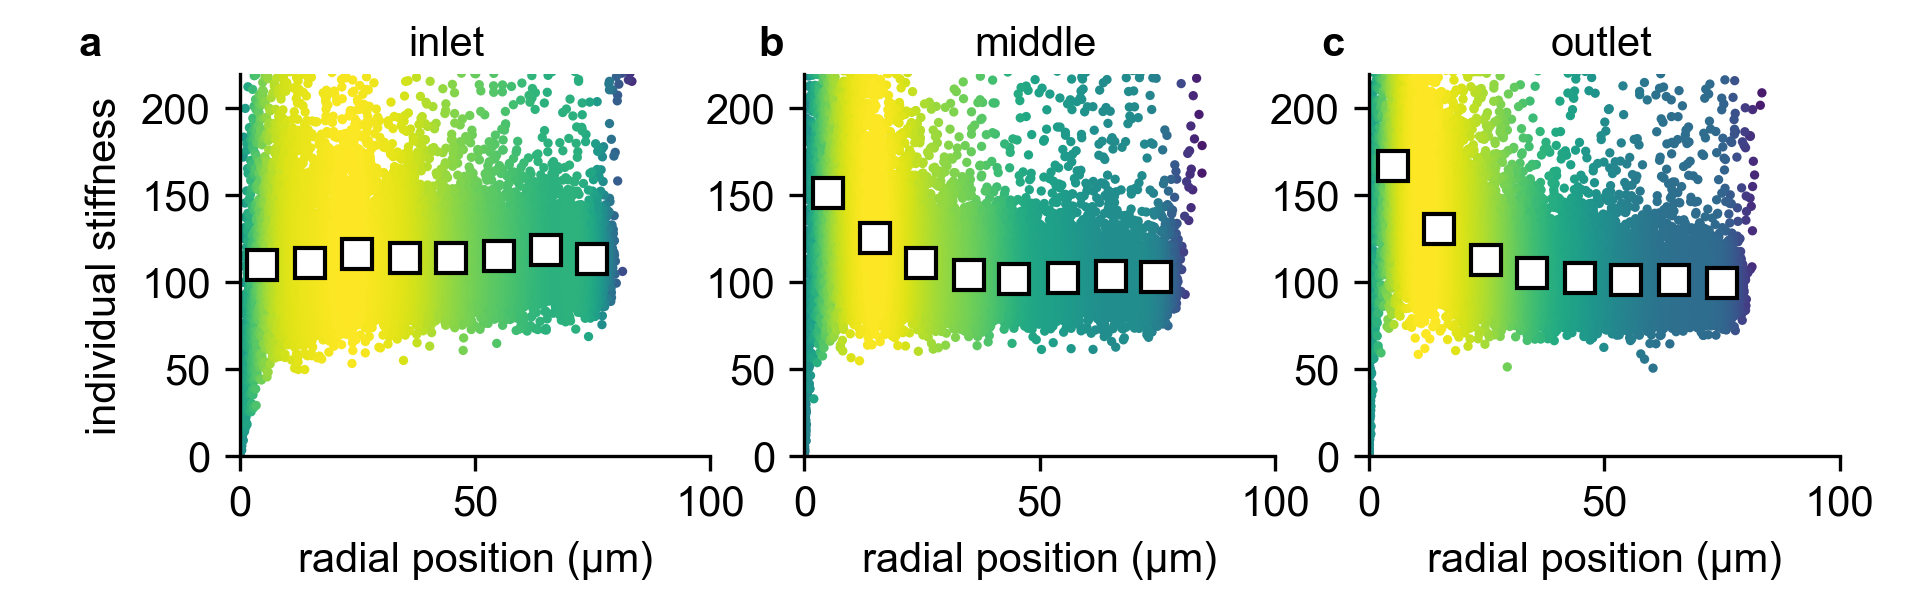

Write the Python code that produced this figure.
# -*- coding: utf-8 -*-
import matplotlib.pyplot as plt
from matplotlib.backends.backend_pdf import PdfPages
from scripts.helper_functions import getInputFile, getConfig, getData
from scripts.helper_functions import refetchTimestamps, getVelocity, filterCells, correctCenter, getStressStrain, fitStiffness
from scripts.helper_functions import initPlotSettings, plotVelocityProfile, plotStressStrain, plotMessurementStatus
from scripts.helper_functions import storeEvaluationResults, load_all_data
import numpy as np

import tqdm
import pandas as pd
import matplotlib.pyplot as plt
from scipy.optimize import curve_fit
from scipy.stats import gaussian_kde
import glob
import pylustrator
pylustrator.start()

pressure = 3
data1, config1 = load_all_data([
    r"\\131.188.117.96\biophysDS\emirzahossein\microfluidic cell rhemeter data\microscope4\2020_july\2020_07_29_aslginate2%_NIH_diff_x_position_2\inlet\[0-9]\*_result.txt",
    r"\\131.188.117.96\biophysDS\emirzahossein\microfluidic cell rhemeter data\microscope4\2020_july\2020_07_29_aslginate2%_NIH_diff_x_position_3\inlet\[0-9]\*_result.txt",
            ], pressure=pressure)

data2, config2 = load_all_data([
    r"\\131.188.117.96\biophysDS\emirzahossein\microfluidic cell rhemeter data\microscope4\2020_july\2020_07_29_aslginate2%_NIH_diff_x_position_2\middle\[0-9]\*_result.txt",
    r"\\131.188.117.96\biophysDS\emirzahossein\microfluidic cell rhemeter data\microscope4\2020_july\2020_07_29_aslginate2%_NIH_diff_x_position_3\middle\[0-9]\*_result.txt",
            ], pressure=pressure)

data3, config3 = load_all_data([
    r"\\131.188.117.96\biophysDS\emirzahossein\microfluidic cell rhemeter data\microscope4\2020_july\2020_07_29_aslginate2%_NIH_diff_x_position_2\outlet\[0-9]\*_result.txt",
    r"\\131.188.117.96\biophysDS\emirzahossein\microfluidic cell rhemeter data\microscope4\2020_july\2020_07_29_aslginate2%_NIH_diff_x_position_3\outlet\[0-9]\*_result.txt",
            ], pressure=pressure)

def velfit(config, r):  # for stress versus strain
    p0, p1, p2 = config["vel_fit"]
    R = config["channel_width_m"] / 2 * 1e6
    return p0 * (1 - np.abs((r) / R) ** p1)

def getVelGrad(config, r):
    p0, p1, p2 = config["vel_fit"]
    r = r * 1e-6
    p0 = p0 * 1e-3
    r0 = 100e-6
    return - (p1 * p0 * (np.abs(r) / r0) ** p1) / r

def omega(x, p=52.43707149):
    return 0.25 * x
    #return 0.25 * p * (1 - np.exp(-x / p))

v1 = velfit(config1, data1.rp)
w1 = omega(np.abs(getVelGrad(config1, data1.rp))/(2*np.pi))
v2 = velfit(config2, data2.rp)
w2 = omega(np.abs(getVelGrad(config2, data2.rp))/(2*np.pi))
v3 = velfit(config3, data3.rp)
w3 = omega(np.abs(getVelGrad(config3, data3.rp))/(2*np.pi))
if 0:
    plt.figure(2)
    plt.plot(data1.stress, getVelGrad(config1, data1.rp), "o")
    plt.plot(data2.stress, getVelGrad(config2, data2.rp), "o")
    plt.plot(data3.stress, getVelGrad(config3, data3.rp), "o")

import scipy.optimize
def curve_fit(func, x, y, start, maxfev=None, bounds=None):
    def cost(p):
        return np.mean(np.abs(func(x, *p)-y))

    res = scipy.optimize.minimize(cost, start)#, maxfev=maxfev, bounds=bounds)
    #print(res)
    return res["x"], []



def fitfunc1(x, p0, p1, p2):  # for stress versus strain
    k = p0#(p0 + x)
    alpha = p1
    #return x / (k * (np.abs(w)) ** alpha)
    return x / (k * (np.abs(w1) + (v1 / (np.pi * 2 * config1["imaging_pos_mm"]))) ** alpha) + p2
    #return np.log(x/k + 1) / ((np.abs(w1) + (v1/(np.pi*2*config1["imaging_pos_mm"]))) ** alpha) + p2

def fitfunc2(x, p0, p1, p2):  # for stress versus strain
    k = p0#(p0 + x)
    alpha = p1
    #return x / (k * (np.abs(w)) ** alpha)
    return x / (k * (np.abs(w2) + (v2 / (np.pi * 2 * config1["imaging_pos_mm"]))) ** alpha) + p2
    #return np.log(x/k + 1) / ((np.abs(w2) + (v2/(np.pi*2*config1["imaging_pos_mm"]))) ** alpha) + p2

def fitfunc3(x, p0, p1, p2):  # for stress versus strain
    k = p0#(p0 + x)
    alpha = p1
    #return x / (k * (np.abs(w)) ** alpha)
    return x / (k * (np.abs(w3) + (v3 / (np.pi * 2 * config1["imaging_pos_mm"]))) ** alpha) + p2
    #return np.log(x/k + 1) / ((np.abs(w3) + (v3/(np.pi*2*config1["imaging_pos_mm"]))) ** alpha) + p2


#p = fitStiffness(data, config)
#p1 = p
#p2 = p
#p3 = p
def fitStiffness1(data, config):
    pstart = (120, 0.3, 0)  # initial guess
    # fit weighted by the density of points
    p, pcov = curve_fit(fitfunc1, data.stress, data.strain, pstart, maxfev=10000, bounds=[(0, 0, 0), (500, 1, 1)])
    print("fit", p, pcov)
    return p
p1 = fitStiffness1(data1, config1)
print("1", p1)
def fitStiffness2(data, config):
    pstart = (120, 0.3, 0)  # initial guess
    # fit weighted by the density of points
    p, pcov = curve_fit(fitfunc2, data.stress, data.strain, pstart, maxfev=10000)
    print("fit", p, pcov)
    return p
p2 = fitStiffness2(data2, config2)
print("2", p2)
def fitStiffness3(data, config):
    pstart = (120, 0.3, 0)  # initial guess
    # fit weighted by the density of points
    p, pcov = curve_fit(fitfunc3, data.stress, data.strain, pstart, maxfev=10000)
    print("fit", p, pcov)
    return p
p3 = fitStiffness3(data3, config3)
print("3", p3)
#fitStiffness(data, config)

if 0:
    plt.subplot(131)
    plotStressStrain(data1, config1)

    plt.plot(data1.stress, fitfunc1(data1.stress, p1[0], p1[1], p1[2]), "C0.")
    #plt.plot(data2.stress, fitfunc2(data2.stress, p2[0], p2[1], p2[2]), ".")
    #plt.plot(data3.stress, fitfunc3(data3.stress, p3[0], p3[1], p3[2]), ".")
    plt.xlim(0, 300)

    plt.subplot(132)
    plotStressStrain(data2, config2)

    #plt.plot(data1.stress, fitfunc1(data1.stress, p1[0], p1[1], p1[2]), ".")
    plt.plot(data2.stress, fitfunc2(data2.stress, p2[0], p2[1], p2[2]), "C1.")
    #plt.plot(data3.stress, fitfunc3(data3.stress, p3[0], p3[1], p3[2]), ".")
    plt.xlim(0, 300)

    plt.subplot(133)
    plotStressStrain(data3, config3)

    #plt.plot(data1.stress, fitfunc1(data1.stress, p1[0], p1[1], p1[2]), ".")
    #plt.plot(data2.stress, fitfunc2(data2.stress, p2[0], p2[1], p2[2]), ".")
    plt.plot(data3.stress, fitfunc3(data3.stress, p3[0], p3[1], p3[2]), "C2.")

    plt.show()


from scripts.helper_functions import  plotDensityScatter, plotBinnedData
if 1:
    plt.subplot(131)
    k = data1.stress / ( (data1.strain - p1[2]) * (np.abs(w1) + (v1 / (np.pi * 2 * config1["imaging_pos_mm"]))) ** p1[1])
    #print(len(k), len(data1.rp))
    plt.hist(data1.rp, bins=np.linspace(-100, 100, 20), density=True, alpha=0.8)

    #plt.xlim(0, 100)
    #plt.ylim(0, 200)

    plt.subplot(132)
    k = data2.stress / ((data2.strain - p2[2]) * (np.abs(w2) + (v2 / (np.pi * 2 * config2["imaging_pos_mm"]))) ** p2[1])
    plt.hist(data2.rp, bins=np.linspace(-100, 100, 20), density=True, alpha=0.8)

    #plt.xlim(0, 100)
    #plt.ylim(0, 200)

    plt.subplot(133)
    k = data3.stress / ((data3.strain - p3[2]) * (np.abs(w3) + (v3 / (np.pi * 2 * config3["imaging_pos_mm"]))) ** p3[1])

    plt.hist(data3.rp, bins=np.linspace(-100, 100, 20), density=True, alpha=0.8)


if 1:
    plt.subplot(131)
    k = data1.stress / ( (data1.strain - p1[2]) * (np.abs(w1) + (v1 / (np.pi * 2 * config1["imaging_pos_mm"]))) ** p1[1])
    #print(len(k), len(data1.rp))
    plotDensityScatter(np.abs(data1.rp), k)
    plotBinnedData(np.abs(data1.rp), k, np.arange(0, 90, 10))

    plt.xlim(0, 100)
    plt.ylim(0, 200)

    plt.subplot(132)
    k = data2.stress / ((data2.strain - p2[2]) * (np.abs(w2) + (v2 / (np.pi * 2 * config2["imaging_pos_mm"]))) ** p2[1])
    plotDensityScatter(np.abs(data2.rp), k)
    plotBinnedData(np.abs(data2.rp), k, np.arange(0, 90, 10))

    plt.xlim(0, 100)
    plt.ylim(0, 200)

    plt.subplot(133)
    k = data3.stress / ((data3.strain - p3[2]) * (np.abs(w3) + (v3 / (np.pi * 2 * config3["imaging_pos_mm"]))) ** p3[1])

    plotDensityScatter(np.abs(data3.rp), k)
    plotBinnedData(np.abs(data3.rp), k, np.arange(0, 90, 10))


    plt.xlim(0, 100)
    plt.ylim(0, 200)

    #% start: automatic generated code from pylustrator
    plt.figure(1).ax_dict = {ax.get_label(): ax for ax in plt.figure(1).axes}
    import matplotlib as mpl
    plt.figure(1).set_size_inches(16.250000/2.54, 5.000000/2.54, forward=True)
    plt.figure(1).axes[0].set_position([0.124970, 0.226507, 0.245158, 0.648012])
    plt.figure(1).axes[0].set_ylim(0.0, 220.0)
    plt.figure(1).axes[0].set_yticklabels(["0", "50", "100", "150", "200"], fontsize=10.0, fontweight="normal", color="black", fontstyle="normal", fontname="Arial", horizontalalignment="right")
    plt.figure(1).axes[0].set_yticks([0.0, 50.0, 100.0, 150.0, 200.0])
    plt.figure(1).axes[0].spines['right'].set_visible(False)
    plt.figure(1).axes[0].spines['top'].set_visible(False)
    plt.figure(1).axes[0].text(0.5, 0.5, 'New Text', transform=plt.figure(1).axes[0].transAxes)  # id=plt.figure(1).axes[0].texts[0].new
    plt.figure(1).axes[0].texts[0].set_ha("center")
    plt.figure(1).axes[0].texts[0].set_position([0.438800, 1.046685])
    plt.figure(1).axes[0].texts[0].set_text("inlet")
    plt.figure(1).axes[0].text(0.5, 0.5, 'New Text', transform=plt.figure(1).axes[0].transAxes)  # id=plt.figure(1).axes[0].texts[1].new
    plt.figure(1).axes[0].texts[1].set_position([-0.343920, 1.046685])
    plt.figure(1).axes[0].texts[1].set_text("a")
    plt.figure(1).axes[0].texts[1].set_weight("bold")
    plt.figure(1).axes[0].get_xaxis().get_label().set_text("radial position (µm)")
    plt.figure(1).axes[0].get_yaxis().get_label().set_text("individual stiffness")
    plt.figure(1).axes[1].set_position([0.419159, 0.226507, 0.245158, 0.648012])
    plt.figure(1).axes[1].set_ylim(0.0, 220.0)
    plt.figure(1).axes[1].set_yticklabels(["0", "50", "100", "150", "200"], fontsize=10.0, fontweight="normal", color="black", fontstyle="normal", fontname="Arial", horizontalalignment="right")
    plt.figure(1).axes[1].set_yticks([0.0, 50.0, 100.0, 150.0, 200.0])
    plt.figure(1).axes[1].spines['right'].set_visible(False)
    plt.figure(1).axes[1].spines['top'].set_visible(False)
    plt.figure(1).axes[1].text(0.5, 0.5, 'New Text', transform=plt.figure(1).axes[1].transAxes)  # id=plt.figure(1).axes[1].texts[0].new
    plt.figure(1).axes[1].texts[0].set_ha("center")
    plt.figure(1).axes[1].texts[0].set_position([0.490337, 1.046685])
    plt.figure(1).axes[1].texts[0].set_text("middle")
    plt.figure(1).axes[1].text(0.5, 0.5, 'New Text', transform=plt.figure(1).axes[1].transAxes)  # id=plt.figure(1).axes[1].texts[1].new
    plt.figure(1).axes[1].texts[1].set_position([-0.099119, 1.046685])
    plt.figure(1).axes[1].texts[1].set_text("b")
    plt.figure(1).axes[1].texts[1].set_weight("bold")
    plt.figure(1).axes[1].get_xaxis().get_label().set_text("radial position (µm)")
    plt.figure(1).axes[2].set_position([0.713349, 0.226507, 0.245158, 0.648012])
    plt.figure(1).axes[2].set_ylim(0.0, 220.0)
    plt.figure(1).axes[2].set_yticklabels(["0", "50", "100", "150", "200"], fontsize=10.0, fontweight="normal", color="black", fontstyle="normal", fontname="Arial", horizontalalignment="right")
    plt.figure(1).axes[2].set_yticks([0.0, 50.0, 100.0, 150.0, 200.0])
    plt.figure(1).axes[2].spines['right'].set_visible(False)
    plt.figure(1).axes[2].spines['top'].set_visible(False)
    plt.figure(1).axes[2].text(0.5, 0.5, 'New Text', transform=plt.figure(1).axes[2].transAxes)  # id=plt.figure(1).axes[2].texts[0].new
    plt.figure(1).axes[2].texts[0].set_ha("center")
    plt.figure(1).axes[2].texts[0].set_position([0.493558, 1.046685])
    plt.figure(1).axes[2].texts[0].set_text("outlet")
    plt.figure(1).axes[2].text(0.5, 0.5, 'New Text', transform=plt.figure(1).axes[2].transAxes)  # id=plt.figure(1).axes[2].texts[1].new
    plt.figure(1).axes[2].texts[1].set_position([-0.102340, 1.046685])
    plt.figure(1).axes[2].texts[1].set_text("c")
    plt.figure(1).axes[2].texts[1].set_weight("bold")
    plt.figure(1).axes[2].get_xaxis().get_label().set_text("radial position (µm)")
    #% end: automatic generated code from pylustrator
    plt.savefig(__file__[:-3] + ".png", dpi=300)
    plt.savefig(__file__[:-3] + ".pdf")
    plt.show()
